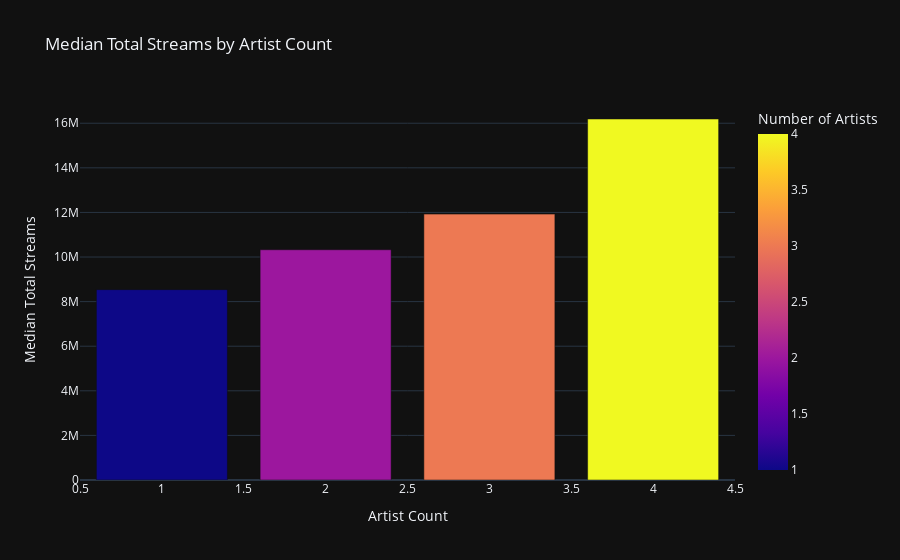

The code cell stored with this chart in its notebook:
### Code cell
median_streams = df.groupby('artist_count')['total_streams'].median().reset_index()

fig = px.bar(
    median_streams,
    x='artist_count',     
    y='total_streams',    
    title="Median Total Streams by Artist Count",
    labels={'artist_count': 'Number of Artists', 'total_streams': 'Median Total Streams'},
    color='artist_count', 
    color_discrete_sequence=px.colors.qualitative.Vivid
)
fig.update_traces(textposition='outside')
fig.update_layout(
    xaxis_title="Artist Count",
    yaxis_title="Median Total Streams",
    template="plotly_dark",
)

fig.show()

### Figure 1 — Plotly figure (JSON) as saved in the notebook; plotly's stock layout.template omitted (floating-point values rounded to 4 significant figures)
{"data": [{"alignmentgroup": "True", "hovertemplate": "Number of Artists=%{marker.color}<br>Median Total Streams=%{y}<extra></extra>", "legendgroup": "", "marker": {"color": [1, 2, 3, 4], "coloraxis": "coloraxis", "pattern": {"shape": ""}}, "name": "", "offsetgroup": "", "orientation": "v", "showlegend": false, "textposition": "outside", "type": "bar", "x": [1, 2, 3, 4], "xaxis": "x", "y": [8536698, 10330000.0, 11924261, 16190000.0], "yaxis": "y"}], "layout": {"barmode": "relative", "coloraxis": {"colorbar": {"title": {"text": "Number of Artists"}}, "colorscale": [[0, "#0d0887"], [0.1111, "#46039f"], [0.2222, "#7201a8"], [0.3333, "#9c179e"], [0.4444, "#bd3786"], [0.5556, "#d8576b"], [0.6667, "#ed7953"], [0.7778, "#fb9f3a"], [0.8889, "#fdca26"], [1, "#f0f921"]]}, "legend": {"tracegroupgap": 0}, "title": {"text": "Median Total Streams by Artist Count"}, "xaxis": {"anchor": "y", "domain": [0, 1], "title": {"text": "Artist Count"}}, "yaxis": {"anchor": "x", "domain": [0, 1], "title": {"text": "Median Total Streams"}}}}
